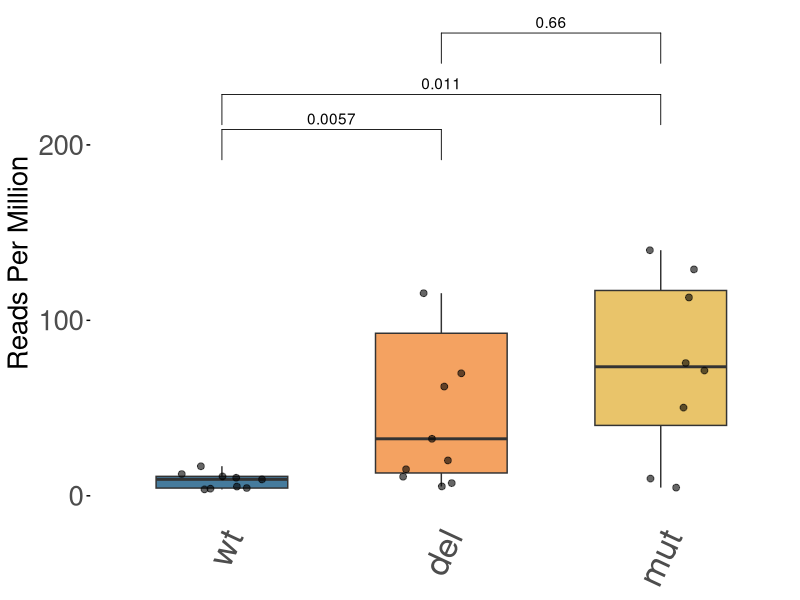
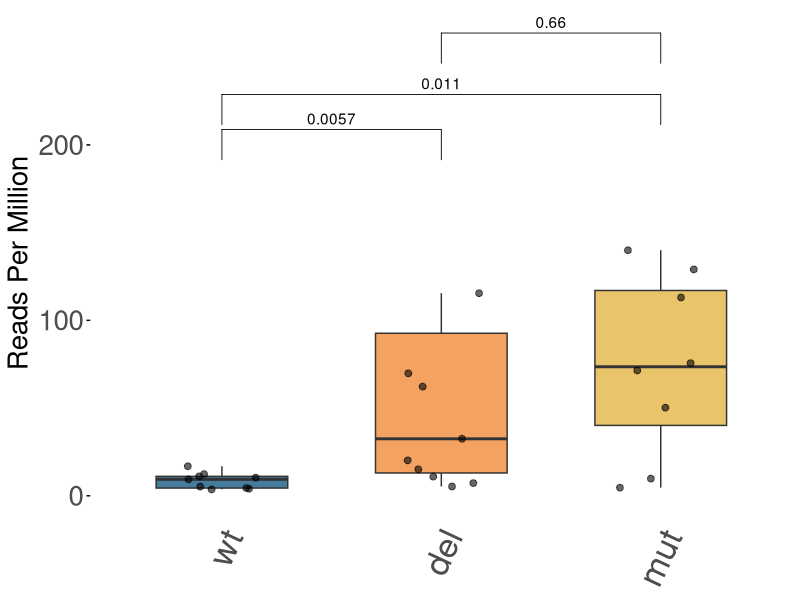
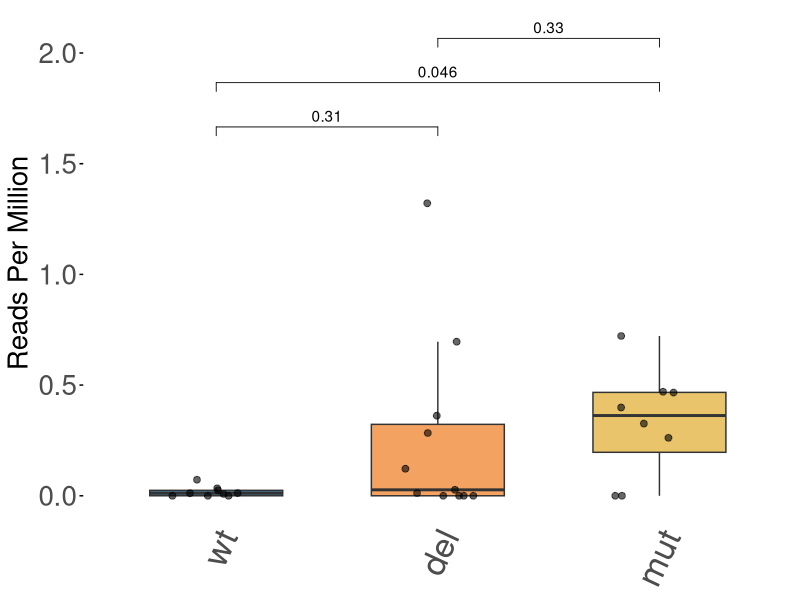
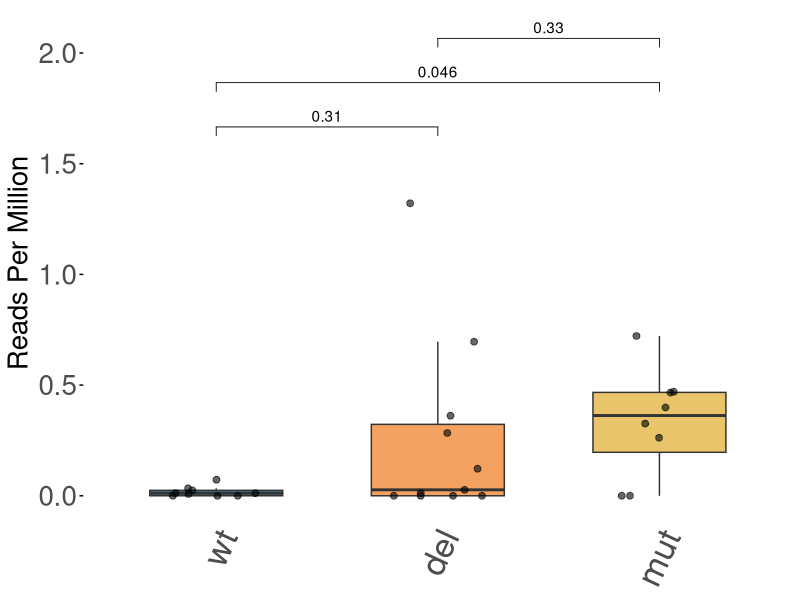
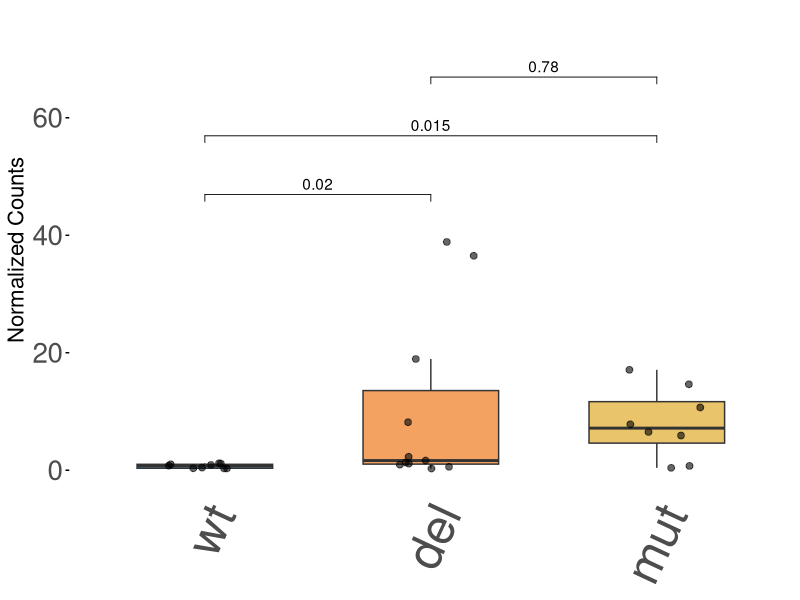
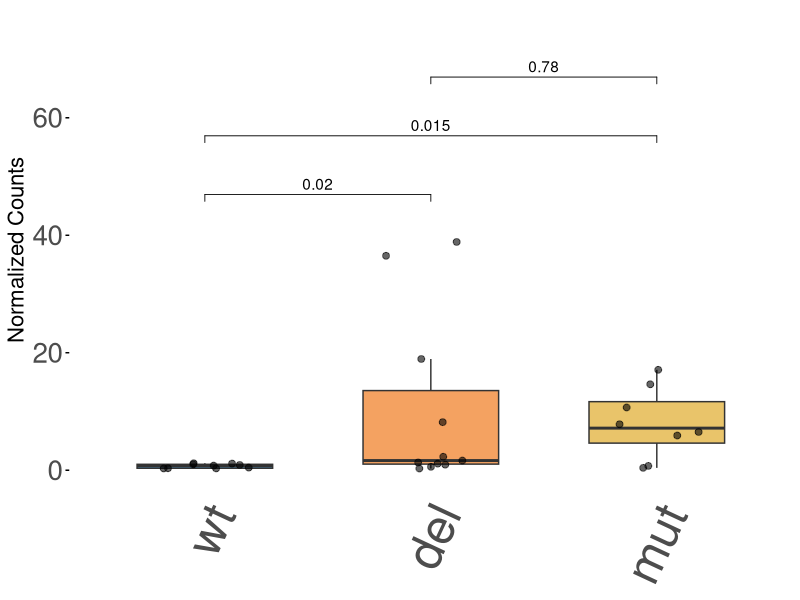

Write the R code that produced these figures, in order.
#This is an Rscript to plot the output of the results for the figure 4.

library(ggplot2)
library(ggpubr)
library(ggrepel)



#First, look at all of the combined ones------------------
all_combined <- read.csv("data_for_R/combined_all_mwu_sig_sum_counts_for_R.csv")

# Set p53_status factor order
all_combined$p53_status <- factor(all_combined$p53_status, levels = c("wt", "del", "mut"))

# Define comparisons
comparisons <- list(
  c("wt", "del"),
  c("wt", "mut"),
  c("del", "mut")
)

plot <- ggplot(all_combined, aes(x = p53_status, y = normalized_counts, fill = p53_status)) +
  geom_boxplot(outlier.shape = NA, width = 0.6) +
  geom_jitter(color = "black", width = 0.2, size = 2, alpha = 0.6) +  # Black points
  stat_compare_means(
    comparisons = comparisons,
    label = "p.format",
    method = "wilcox.test",
    label.y = c(180, 200, 235)
  ) +
  coord_cartesian(ylim = c(0, 265)) +
  scale_fill_manual(values = c("#457B9D", "#F4A261", "#E9C46A")) +  # Box colors
  labs(
    x = NULL,
    y = "Reads Per Million"
  ) +
  theme_minimal() +
  theme(
    panel.grid.major = element_blank(),
    panel.grid.minor = element_blank(),
    axis.text.x = element_text(angle = 65, hjust = 1, size = 25),
    axis.text.y = element_text(size = 20),
    axis.title.x = element_blank(),
    axis.title.y = element_text(size = 20),
    legend.position = "none",
    axis.ticks.y = element_line(color = "black"),
    panel.background = element_blank()
  )

# Save the plot as PDF
ggsave("R_figures/all_combined_plot.pdf", plot = plot, width = 8, height = 6)

# Save the plot as JPG
ggsave("R_figures/all_combined_plot.jpg", plot = plot, width = 8, height = 6, dpi = 300)


#second, look at just ERV_106-------------------------------

erv_106 <- read.csv('data_for_R/ERV_1069516_normcounts_for_R.csv')

# Set factor order
erv_106$p53_status <- factor(erv_106$p53_status, levels = c("wt", "del", "mut"))

# Define comparisons
comparisons <- list(
  c("wt", "del"),
  c("wt", "mut"),
  c("del", "mut")
)

plot <- ggplot(erv_106, aes(x = p53_status, y = ERV_1069516_HERVH_int_LTR7Y, fill = p53_status)) +
  geom_boxplot(outlier.shape = NA, width = 0.6) +  # Hide outliers so we can control point appearance manually
  geom_jitter(color = "black", width = 0.2, size = 2, alpha = 0.6) +  # Add visible black points
  stat_compare_means(
    comparisons = comparisons,
    label = "p.format",
    method = "wilcox.test",
    label.y = c(1.6, 1.8, 2.0)
  ) +
  coord_cartesian(ylim = c(0, 2.1)) +
  scale_fill_manual(values = c("#457B9D", "#F4A261", "#E9C46A")) +
  labs(
    x = NULL,
    y = "Reads Per Million"
  ) +
  theme_minimal() +
  theme(
    panel.grid.major = element_blank(),
    panel.grid.minor = element_blank(),
    axis.text.x = element_text(angle = 65, hjust = 1, size = 25),
    axis.text.y = element_text(size = 20),
    axis.title.x = element_blank(),
    axis.title.y = element_text(size = 20),
    legend.position = "none",
    axis.ticks.y = element_line(color = "black"),
    panel.background = element_blank()
  )
# Save the plot as PDF
ggsave("R_figures/erv_106_plot.pdf", plot = plot, width = 8, height = 6)

# Save the plot as JPG
ggsave("R_figures/erv_106_plot.jpg", plot = plot, width = 8, height = 6, dpi = 300)



#--------------------------------------------
#Third, look at ERV_174 (actually clade_2844, from which we extracted ERV_174)-------

erv_174 <- read.csv('data_for_R/Clade_2844_normcounts_for_R.csv')

# Set p53_status as a factor with the desired order
erv_174$p53_status <- factor(erv_174$p53_status, levels = c("wt", "del", "mut"))

# Define comparisons
comparisons <- list(
  c("wt", "del"),
  c("wt", "mut"),
  c("del", "mut")
)

plot <- ggplot(erv_174, aes(x = p53_status, y = Clade_2844, fill = p53_status)) +
  geom_boxplot(outlier.shape = NA, width = 0.6) +  # Hide outliers
  geom_jitter(color = "black", width = 0.2, size = 2, alpha = 0.6) +  # Add black points
  
  # Display exact p-values
  stat_compare_means(
    comparisons = comparisons,
    label = "p.format",
    method = "wilcox.test",
    label.y = c(45, 55, 65)
  ) +
  
  scale_fill_manual(values = c("#457B9D", "#F4A261", "#E9C46A")) +
  labs(
    x = NULL,
    y = "Normalized Counts"
  ) +
  coord_cartesian(ylim = c(0, 75)) +
  theme_minimal() +
  theme(
    panel.grid.major = element_blank(),
    panel.grid.minor = element_blank(),
    axis.text.x = element_text(angle = 65, hjust = 1, size = 35),
    axis.text.y = element_text(size = 20),
    axis.title.x = element_blank(),
    axis.title.y = element_text(size = 16),
    legend.position = "none",
    axis.ticks.y = element_line(color = "black"),
    panel.background = element_blank()
  )

# Save the plot as PDF
ggsave("R_figures/clade_2844_plot.pdf", plot = plot, width = 8, height = 6)

# Save the plot as JPG
ggsave("R_figures/clade_2844_plot.jpg", plot = plot, width = 8, height = 6, dpi = 300)
